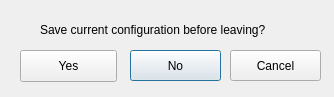
<?xml version="1.0" encoding="UTF-8"?>
<ui version="4.0">
 <class>CExitApplicationBaseDialog</class>
 <widget class="QDialog" name="CExitApplicationBaseDialog">
  <property name="geometry">
   <rect>
    <x>0</x>
    <y>0</y>
    <width>334</width>
    <height>97</height>
   </rect>
  </property>
  <property name="sizePolicy">
   <sizepolicy hsizetype="Preferred" vsizetype="Preferred">
    <horstretch>0</horstretch>
    <verstretch>0</verstretch>
   </sizepolicy>
  </property>
  <property name="windowTitle">
   <string>Exit Application</string>
  </property>
  <widget class="QLabel" name="m_textsaveconfiguration">
   <property name="geometry">
    <rect>
     <x>40</x>
     <y>20</y>
     <width>260</width>
     <height>20</height>
    </rect>
   </property>
   <property name="text">
    <string>Save current configuration before leaving?</string>
   </property>
   <property name="wordWrap">
    <bool>false</bool>
   </property>
  </widget>
  <widget class="QPushButton" name="m_pushbuttonno">
   <property name="geometry">
    <rect>
     <x>130</x>
     <y>50</y>
     <width>91</width>
     <height>31</height>
    </rect>
   </property>
   <property name="text">
    <string>No</string>
   </property>
  </widget>
  <widget class="QPushButton" name="m_pushbuttoncancel">
   <property name="geometry">
    <rect>
     <x>230</x>
     <y>50</y>
     <width>91</width>
     <height>31</height>
    </rect>
   </property>
   <property name="text">
    <string>Cancel</string>
   </property>
  </widget>
  <widget class="QPushButton" name="m_pushbuttonyes">
   <property name="geometry">
    <rect>
     <x>20</x>
     <y>50</y>
     <width>97</width>
     <height>32</height>
    </rect>
   </property>
   <property name="text">
    <string>Yes</string>
   </property>
  </widget>
 </widget>
 <layoutdefault spacing="6" margin="11"/>
 <pixmapfunction>qPixmapFromMimeSource</pixmapfunction>
 <resources/>
 <connections>
  <connection>
   <sender>m_pushbuttonyes</sender>
   <signal>clicked()</signal>
   <receiver>CExitApplicationBaseDialog</receiver>
   <slot>pushbuttonyes_clicked()</slot>
   <hints>
    <hint type="sourcelabel">
     <x>20</x>
     <y>20</y>
    </hint>
    <hint type="destinationlabel">
     <x>20</x>
     <y>20</y>
    </hint>
   </hints>
  </connection>
  <connection>
   <sender>m_pushbuttonno</sender>
   <signal>clicked()</signal>
   <receiver>CExitApplicationBaseDialog</receiver>
   <slot>pushbuttonno_clicked()</slot>
   <hints>
    <hint type="sourcelabel">
     <x>20</x>
     <y>20</y>
    </hint>
    <hint type="destinationlabel">
     <x>20</x>
     <y>20</y>
    </hint>
   </hints>
  </connection>
  <connection>
   <sender>m_pushbuttoncancel</sender>
   <signal>clicked()</signal>
   <receiver>CExitApplicationBaseDialog</receiver>
   <slot>pushbuttoncancel_clicked()</slot>
   <hints>
    <hint type="sourcelabel">
     <x>20</x>
     <y>20</y>
    </hint>
    <hint type="destinationlabel">
     <x>20</x>
     <y>20</y>
    </hint>
   </hints>
  </connection>
 </connections>
</ui>
